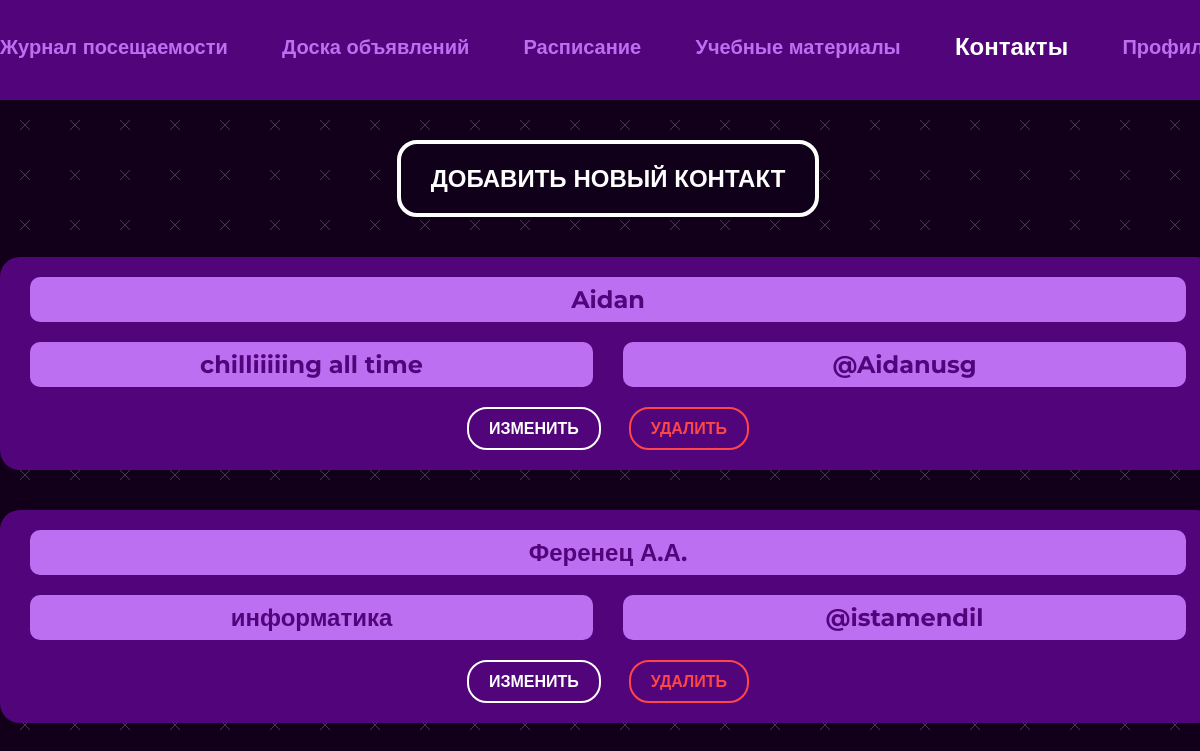
Page /contacts (signed in) on the committed database.
### main/models.py (models this page shows, shortened)
class Contact(models.Model):
    lesson = models.CharField(max_length=50, blank=True)
    teacher = models.CharField(max_length=100)
    contact = models.CharField(max_length=100)
    room = models.ForeignKey(Room, on_delete=models.CASCADE)

### main/views.py (the view)
# urls.py: path('contacts', views.contacts, name='contacts'),
@login_required()
def contacts(request):
    cur_student = get_student(request)
    contacts = Contact.objects.filter(room=cur_student.room).order_by('-id')
    contex = {
        'contacts': contacts,
        'navbar': 'contacts',
        'perm': get_perm(cur_student.permission)
    }
    return render(request, "main/contact.html", context=contex)

### main/views.py (called while the page is built)
def get_student(request):
    return Student.objects.get(user=request.user)

def get_perm(permission):
    if permission == 0:
        return False
    return True

### main/templates/main/contact.html (shortened to what this page needs)
{% extends 'main/base.html' %}
{% load static %}
{% block content %}
<div class="container">
          <div class="contact__container">
              {% if perm %}
            <button class="btn btn-modal">ДОБАВИТЬ НОВЫЙ КОНТАКТ</button>
              {% endif %}
              {% for elem in contacts %}
            <div class="contact__cell">
              <div class="contact__title">{{ elem.teacher }}</div>
              <div class="contact__info">
                <div class="contact__text">{{ elem.lesson }}</div>
                <div class="contact__text contact__randomname">{{ elem.contact }}
                </div>
              </div>
                {% if perm %}
              <div class="contact__btns">
                <button class="mini-btn btn-change" data-id="{{ elem.id }}">ИЗМЕНИТЬ</button>
                <form action="contacts/delete_data" method="post">
                    <input type="submit" class="mini-btn btn-cancel" data-id="{{ elem.id }}" value="УДАЛИТЬ">
                </form>
              </div>
                {% endif %}
            </div>
            {% endfor %}
          </div>
        </div>
{% endblock content %}

### main/static/main/css/main.css (style rules this page uses)
* { padding: 0; margin: 0; border: 0; }
*, *:before, *:after { -webkit-box-sizing: border-box; box-sizing: border-box; }
html, body { width: 100%; line-height: 1; font-size: 16px; -ms-text-size-adjust: 100%; -moz-text-size-adjust: 100%; -webkit-text-size-adjust: 100%; }
input, button, textarea { font-family: inherit; }
button { cursor: pointer; }
body { font-family: "Montserrat", sans-serif; background: url("./img/bg.jpg"); background-size: 50px; }
.btn { display: inline-block; padding: 20px 30px; background-color: #110019; border: 4px solid #FFFFFF; border-radius: 20px; font-weight: 700; font-size: 24px; color: #FFFFFF; -webkit-transition: all 0.5s; transition: all 0.5s; cursor: pointer; }
.container { width: 1216px; margin: 0 auto; }
.mini-btn { border: 2px solid #FFFFFF; border-radius: 20px; padding: 10px 20px; color: #FFFFFF; font-weight: 700; font-size: 16px; background-color: transparent; -webkit-transition: all 0.5s; transition: all 0.5s; }
.btn-cancel { border: 2px solid #FF4646; color: #FF4646; }
.contact__container { display: -webkit-box; display: -ms-flexbox; display: flex; -webkit-box-align: center; -ms-flex-align: center; align-items: center; gap: 40px; -webkit-box-orient: vertical; -webkit-box-direction: normal; -ms-flex-direction: column; flex-direction: column; }
.contact__cell { width: 1216px; background: #52057B; border-radius: 20px; display: -webkit-box; display: -ms-flexbox; display: flex; -webkit-box-orient: vertical; -webkit-box-direction: normal; -ms-flex-direction: column; flex-direction: column; gap: 20px; -webkit-box-align: center; -ms-flex-align: center; align-items: center; padding: 20px 30px; }
.contact__title { width: 1156px; background: #BC6FF1; border-radius: 10px; display: -webkit-box; display: -ms-flexbox; display: flex; -webkit-box-pack: center; -ms-flex-pack: center; justify-content: center; -webkit-box-align: center; -ms-flex-align: center; align-items: center; color: #52057B; font-weight: 700; font-size: 24px; height: 45px; }
.contact__info { display: -webkit-box; display: -ms-flexbox; display: flex; width: 100%; -webkit-box-pack: justify; -ms-flex-pack: justify; justify-content: space-between; }
.contact__text { width: 563px; height: 45px; background: #BC6FF1; border-radius: 10px; display: -webkit-box; display: -ms-flexbox; display: flex; -webkit-box-pack: center; -ms-flex-pack: center; justify-content: center; -webkit-box-align: center; -ms-flex-align: center; align-items: center; color: #52057B; font-weight: 700; font-size: 24px; }
.contact__btns { display: -webkit-box; display: -ms-flexbox; display: flex; gap: 28px; }

### rows in the picture
Contact: teacher "Aidan", lesson "chilliiiiing all time", contact "@Aidanusg"
Contact: teacher "Ференец А.А.", lesson "информатика", contact "@istamendil"
